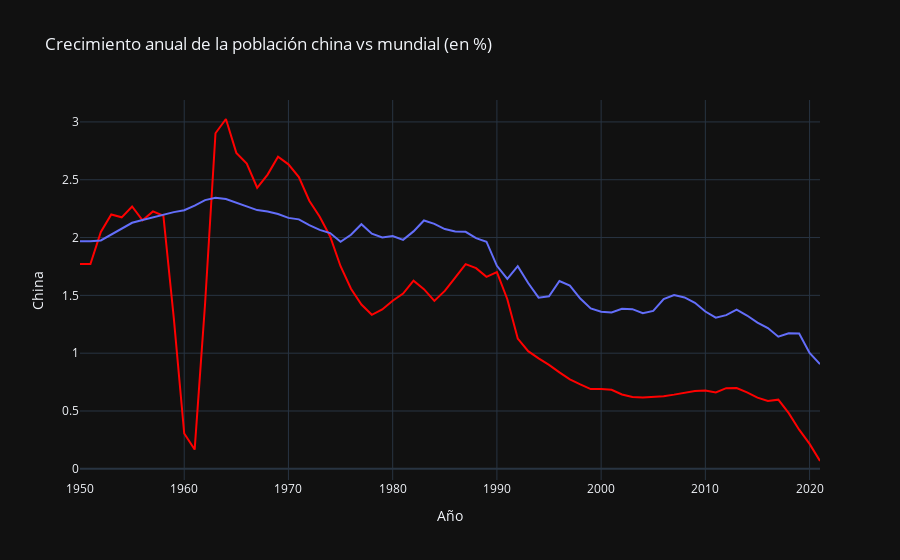

Here is the notebook cell this chart was saved with:
### Code cell
# Creo una figura superponiendo ambas variables para comprobar si se asemejan o difieren.

fig_comparar_var_pobl = px.line(df_var_interanual_china, x="Año", y="Crecimiento interanual",
                                color_discrete_sequence=["red"],
                                title="Crecimiento anual de la población china vs mundial (en %)",
                                labels={"Crecimiento interanual": "China"})
fig_comparar_var_pobl.add_trace(fig_global_variation_mean.data[0])
fig_comparar_var_pobl.update_layout(template="plotly_dark")

fig_comparar_var_pobl.show()

### Figure 1 — Plotly figure (JSON) as saved in the notebook; plotly's stock layout.template omitted (floating-point values rounded to 4 significant figures)
{"data": [{"hovertemplate": "Año=%{x}<br>China=%{y}<extra></extra>", "legendgroup": "", "line": {"color": "red", "dash": "solid"}, "marker": {"symbol": "circle"}, "mode": "lines", "name": "", "orientation": "v", "showlegend": false, "type": "scatter", "x": [1950, 1951, 1952, 1953, 1954, 1955, 1956, 1957, 1958, 1959, 1960, 1961, 1962, 1963, 1964, 1965, 1966, 1967, 1968, 1969, 1970, 1971, 1972, 1973, 1974, 1975, 1976, 1977, 1978, 1979, 1980, 1981, 1982, 1983, 1984, 1985, 1986, 1987, 1988, 1989, 1990, 1991, 1992, 1993, 1994, 1995, 1996, 1997, 1998, 1999, 2000, 2001, 2002, 2003, 2004, 2005, 2006, 2007, 2008, 2009, 2010, 2011, 2012, 2013, 2014, 2015, 2016, 2017, 2018, 2019, 2020, 2021], "xaxis": "x", "y": [1.771, 1.771, 2.048, 2.199, 2.175, 2.269, 2.149, 2.226, 2.189, 1.303, 0.3054, 0.1666, 1.428, 2.902, 3.025, 2.732, 2.639, 2.431, 2.545, 2.699, 2.633, 2.523, 2.319, 2.18, 2.009, 1.752, 1.557, 1.421, 1.332, 1.378, 1.453, 1.515, 1.627, 1.553, 1.452, 1.539, 1.653, 1.77, 1.736, 1.66, 1.7, 1.467, 1.127, 1.017, 0.9559, 0.8993, 0.8336, 0.7736, 0.7299, 0.6895, 0.6903, 0.6835, 0.6432, 0.6204, 0.6163, 0.6224, 0.6283, 0.6417, 0.6549, 0.6735, 0.677, 0.6604, 0.6975, 0.6981, 0.6605, 0.6155, 0.5865, 0.5982, 0.4817, 0.3384, 0.2156, 0.06763], "yaxis": "y"}, {"hovertemplate": "Año=%{x}<br>Crecimiento interanual medio=%{y}<extra></extra>", "legendgroup": "", "line": {"color": "#636efa", "dash": "solid"}, "marker": {"symbol": "circle"}, "mode": "lines", "name": "", "orientation": "v", "showlegend": false, "type": "scatter", "x": [1950, 1951, 1952, 1953, 1954, 1955, 1956, 1957, 1958, 1959, 1960, 1961, 1962, 1963, 1964, 1965, 1966, 1967, 1968, 1969, 1970, 1971, 1972, 1973, 1974, 1975, 1976, 1977, 1978, 1979, 1980, 1981, 1982, 1983, 1984, 1985, 1986, 1987, 1988, 1989, 1990, 1991, 1992, 1993, 1994, 1995, 1996, 1997, 1998, 1999, 2000, 2001, 2002, 2003, 2004, 2005, 2006, 2007, 2008, 2009, 2010, 2011, 2012, 2013, 2014, 2015, 2016, 2017, 2018, 2019, 2020, 2021], "xaxis": "x", "y": [1.968, 1.968, 1.975, 2.028, 2.081, 2.128, 2.152, 2.173, 2.201, 2.22, 2.237, 2.277, 2.324, 2.344, 2.333, 2.302, 2.27, 2.237, 2.225, 2.203, 2.17, 2.157, 2.107, 2.066, 2.039, 1.963, 2.025, 2.115, 2.034, 2.0, 2.013, 1.98, 2.053, 2.148, 2.118, 2.074, 2.053, 2.05, 1.995, 1.964, 1.755, 1.643, 1.752, 1.607, 1.48, 1.492, 1.625, 1.585, 1.472, 1.387, 1.359, 1.352, 1.383, 1.381, 1.346, 1.366, 1.467, 1.503, 1.482, 1.435, 1.36, 1.307, 1.329, 1.376, 1.326, 1.265, 1.217, 1.142, 1.172, 1.169, 1.002, 0.9054], "yaxis": "y"}], "layout": {"legend": {"tracegroupgap": 0}, "title": {"text": "Crecimiento anual de la población china vs mundial (en %)"}, "xaxis": {"anchor": "y", "domain": [0, 1], "title": {"text": "Año"}}, "yaxis": {"anchor": "x", "domain": [0, 1], "title": {"text": "China"}}}}
